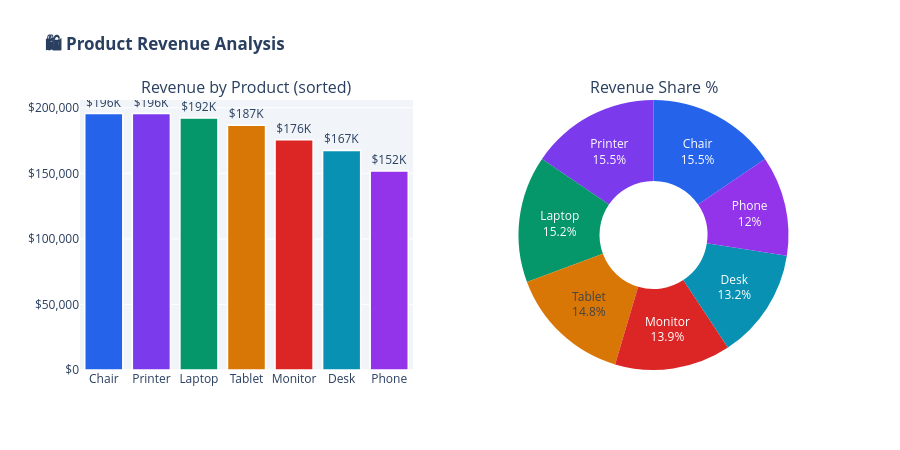

Notebook cell for this chart:
### Markdown cell above
### 3.3 🛍️ Product Performance

### Code cell
# ── Product Analysis ──────────────────────────────────────────────
prod = df.groupby('Product').agg(
    Revenue       = ('TotalPrice', 'sum'),
    Orders        = ('OrderID', 'count'),
    AvgPrice      = ('UnitPrice', 'mean'),
    TotalQty      = ('Quantity', 'sum')
).reset_index().sort_values('Revenue', ascending=False)

prod['RevShare'] = prod['Revenue'] / prod['Revenue'].sum() * 100

from plotly.subplots import make_subplots
import plotly.graph_objects as go

fig = make_subplots(rows=1, cols=2,
    subplot_titles=('Revenue by Product (sorted)','Revenue Share %'),
    specs=[[{'type':'xy'},{'type':'pie'}]])

fig.add_trace(go.Bar(
    x=prod['Product'], y=prod['Revenue'],
    marker=dict(color=SEQ_COLORS[:len(prod)],
                line=dict(color='white', width=1.5)),
    text=[f"${v/1e3:.0f}K" for v in prod['Revenue']],
    textposition='outside', name='Revenue'
), row=1, col=1)

fig.add_trace(go.Pie(
    labels=prod['Product'], values=prod['Revenue'],
    hole=0.4,
    marker_colors=SEQ_COLORS[:len(prod)],
    textinfo='label+percent'
), row=1, col=2)

fig.update_layout(title_text='<b>🛍️ Product Revenue Analysis</b>',
    height=450, showlegend=False,
    paper_bgcolor='white', plot_bgcolor=PALETTE['light'])
fig.update_yaxes(tickprefix='$', tickformat=',.0f', row=1, col=1)
fig.write_html('product_analysis.html')
fig.show()

print("\n📊 Product Performance Table:")
print(prod[['Product','Revenue','Orders','AvgPrice','RevShare']].to_string(index=False))

### Figure 1 — Plotly figure (JSON) as saved in the notebook; plotly's stock layout.template omitted (floating-point values rounded to 4 significant figures)
{"data": [{"marker": {"color": ["#2563EB", "#7C3AED", "#059669", "#D97706", "#DC2626", "#0891B2", "#9333EA"], "line": {"color": "white", "width": 1.5}}, "name": "Revenue", "text": ["$196K", "$196K", "$192K", "$187K", "$176K", "$167K", "$152K"], "textposition": "outside", "type": "bar", "x": ["Chair", "Printer", "Laptop", "Tablet", "Monitor", "Desk", "Phone"], "xaxis": "x", "y": [195600.0, 195600.0, 192100.0, 186600.0, 175700.0, 167500.0, 151700.0], "yaxis": "y"}, {"domain": {"x": [0.55, 1.0], "y": [0.0, 1.0]}, "hole": 0.4, "labels": ["Chair", "Printer", "Laptop", "Tablet", "Monitor", "Desk", "Phone"], "marker": {"colors": ["#2563EB", "#7C3AED", "#059669", "#D97706", "#DC2626", "#0891B2", "#9333EA"]}, "textinfo": "label+percent", "type": "pie", "values": [195600.0, 195600.0, 192100.0, 186600.0, 175700.0, 167500.0, 151700.0]}], "layout": {"annotations": [{"font": {"size": 16}, "showarrow": false, "text": "Revenue by Product (sorted)", "x": 0.225, "xanchor": "center", "xref": "paper", "y": 1.0, "yanchor": "bottom", "yref": "paper"}, {"font": {"size": 16}, "showarrow": false, "text": "Revenue Share %", "x": 0.775, "xanchor": "center", "xref": "paper", "y": 1.0, "yanchor": "bottom", "yref": "paper"}], "height": 450, "paper_bgcolor": "white", "plot_bgcolor": "#F1F5F9", "showlegend": false, "title": {"text": "<b>🛍️ Product Revenue Analysis</b>"}, "xaxis": {"anchor": "y", "domain": [0.0, 0.45]}, "yaxis": {"anchor": "x", "domain": [0.0, 1.0], "tickformat": ",.0f", "tickprefix": "$"}}}
